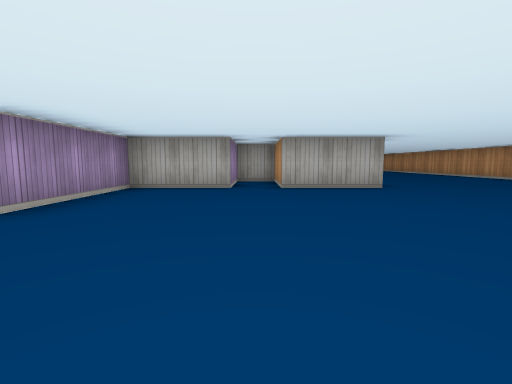
view 1 (above)

23 first-person views from a walk through a cub3D ray-caster map. The camera is about half as high as the walls, tilts 6° down and sees 85° across. The floor is counted in squares. Each view is taken from the middle of a square. On the plan, view 1 faces up. The plan holds only what a view shows up to about 9 squares ahead; the rest is blank.

view 2
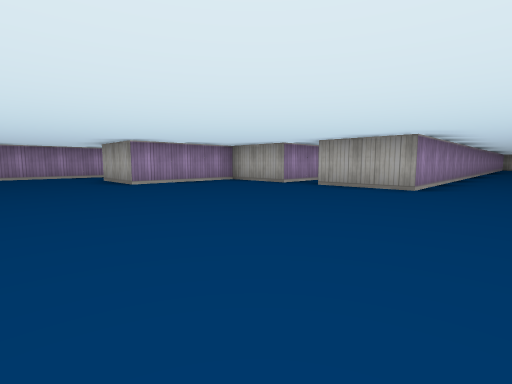

view 3
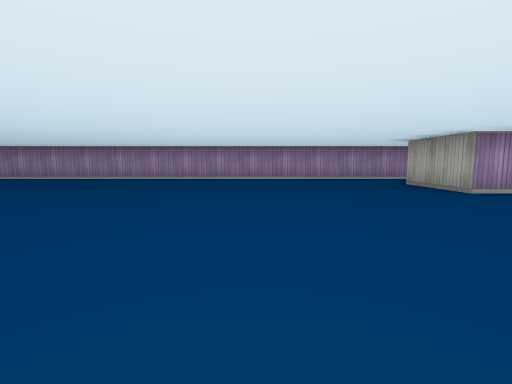

view 4
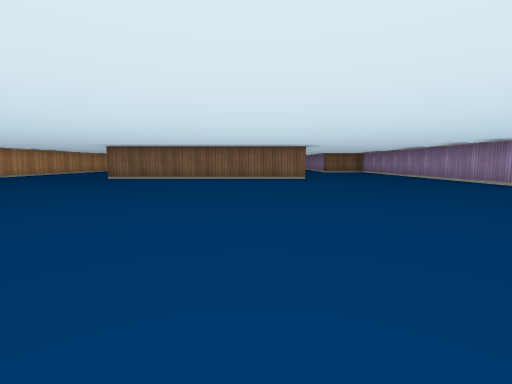

view 5
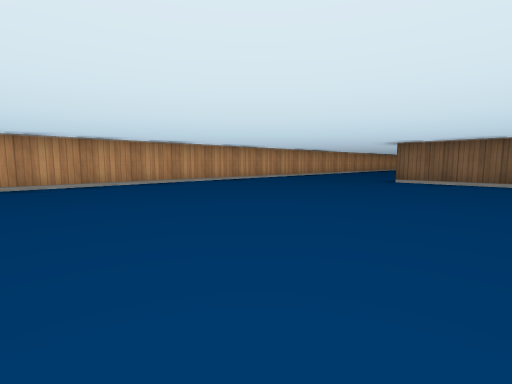

view 6
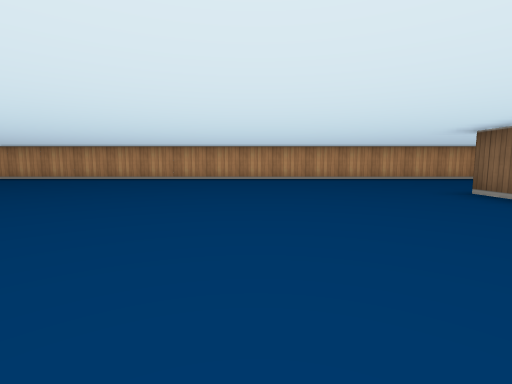

view 7
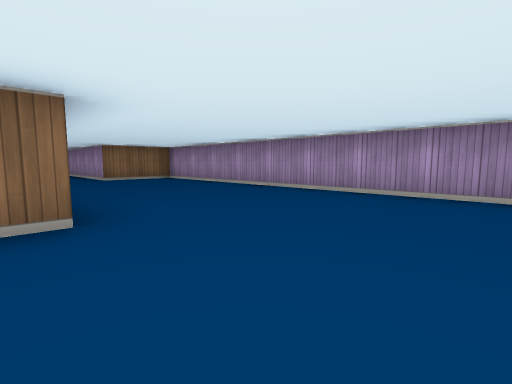

view 8
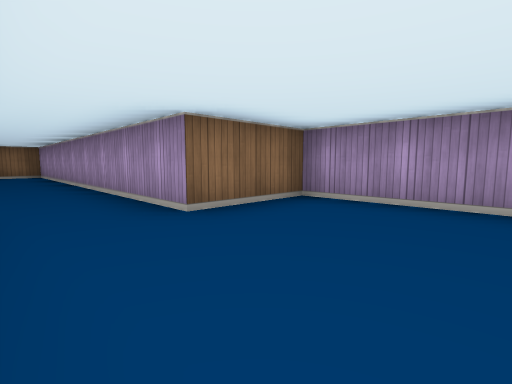

view 9
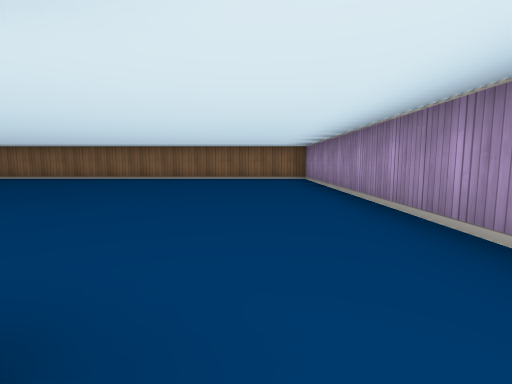

view 10
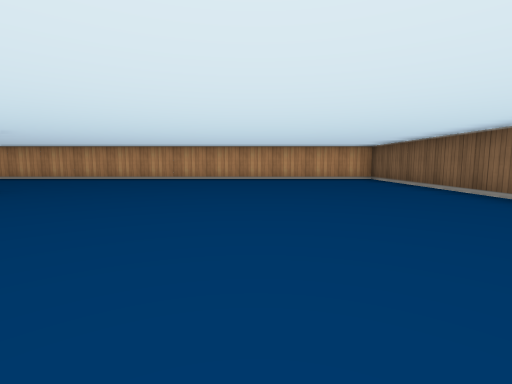

view 11
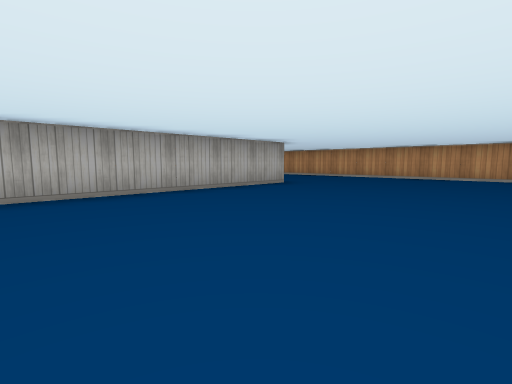

view 12
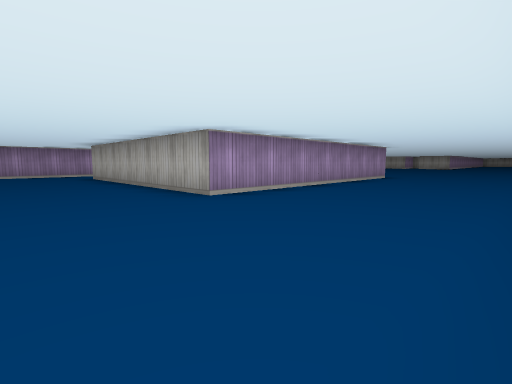

view 13
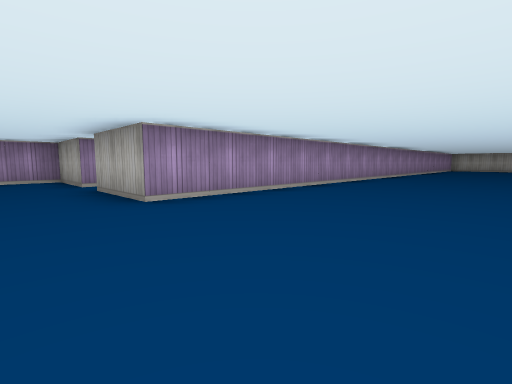

view 14
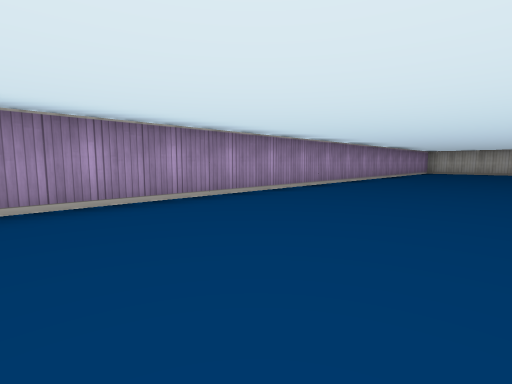

view 15
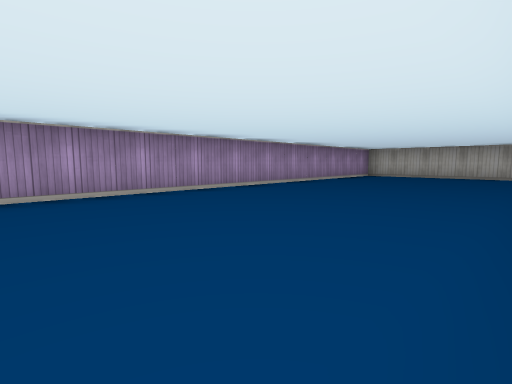

view 16
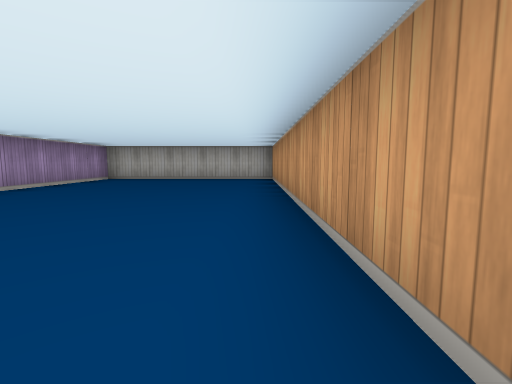

view 17
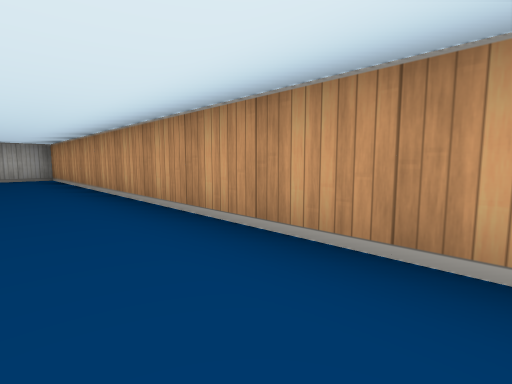

view 18
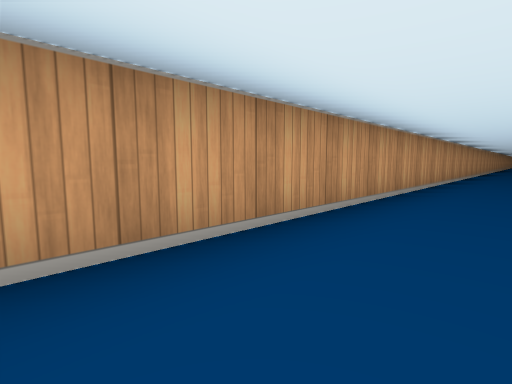

view 19
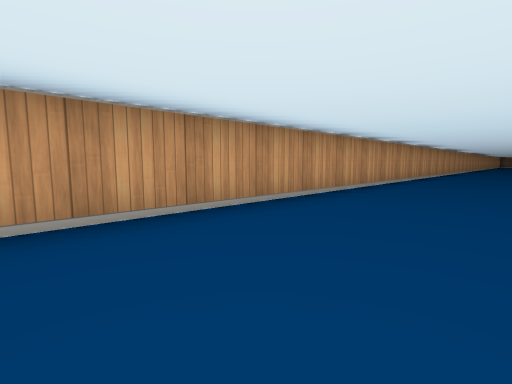

view 20
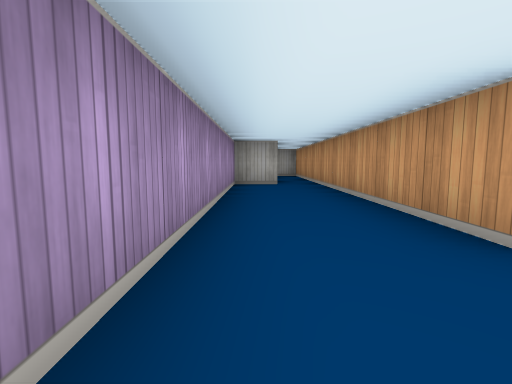

view 21
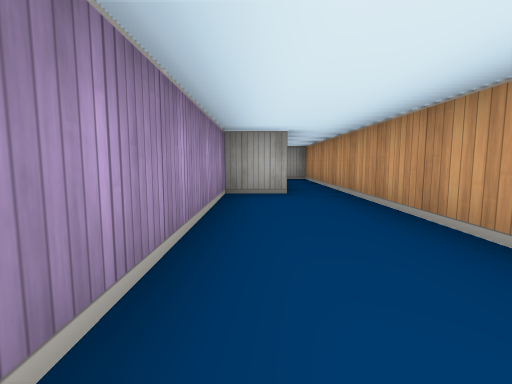

view 22
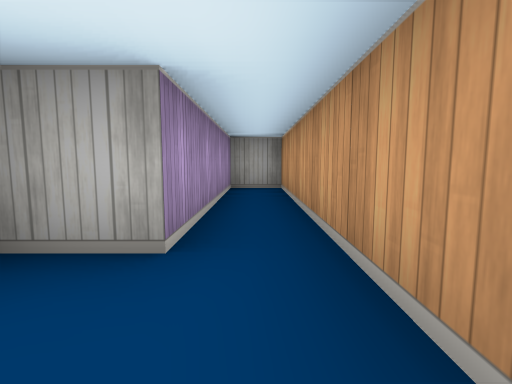

view 23
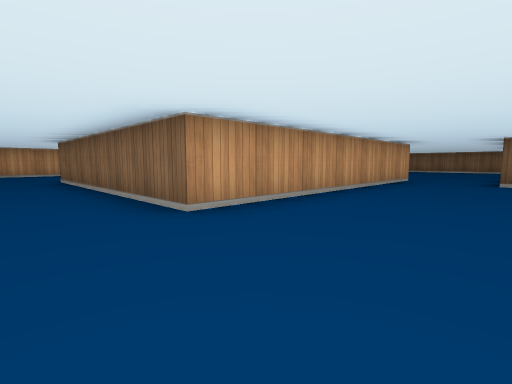

### Floor plan
Points are (right, up) in squares from view 1. A wall is a line through its corners. A room is listed if a view was taken in it or the views show most of it. See-through windows are left out.
Room 1 (views 1, 2, 3, 4, 5, 6, 7, 8, 9, 10, 11, 12, 13, 14, 15, 16, 17, 18, 19, 20, 21, 22, 23)
walls: (3.5, -9.5) (3.5, -16.5) (-2.5, -16.5) (-2.5, -9.5) (3.5, -9.5); (-2.5, 2.5) (-4.5, 2.5) (-4.5, 11.5) (-5.5, 11.5) (-5.5, 7.5) (-6.5, 7.5) (-6.5, -15.5) (-4.5, -15.5) (-4.5, -24.5) (7.5, -24.5) (7.5, 23.5) (2.5, 23.5) (2.5, 5.5) (0.5, 5.5) (0.5, 7.5) (-0.5, 7.5) (-0.5, 5.5) (-2.5, 5.5) (-2.5, 2.5)

Where each view was taken, in squares from view 1:
view 1: 0 up, 0 right, facing up
view 2: 0 up, 4 right, facing up-left
view 3: 1 down, 2 right, facing left
view 4: 1 down, 1 left, facing down
view 5: 2 down, 1 right, facing down-right
view 6: 6 down, 1 left, facing right
view 7: 7 down, 2 left, facing down-left
view 8: 13 down, 3 left, facing down-left
view 9: 16 down, 3 left, facing down
view 10: 21 down, 1 left, facing right
view 11: 21 down, 2 left, facing up-right
view 12: 19 down, 7 right, facing up-left
view 13: 4 up, 6 right, facing up-left
view 14: 9 up, 6 right, facing up-left
view 15: 13 up, 7 right, facing up-left
view 16: 15 up, 7 right, facing up
view 17: 14 up, 6 right, facing up-right
view 18: 16 up, 6 right, facing down-right
view 19: 11 up, 5 right, facing down-right
view 20: 1 up, 6 left, facing up
view 21: 3 up, 6 left, facing up
view 22: 6 up, 5 left, facing up
view 23: 8 down, 5 left, facing down-right
